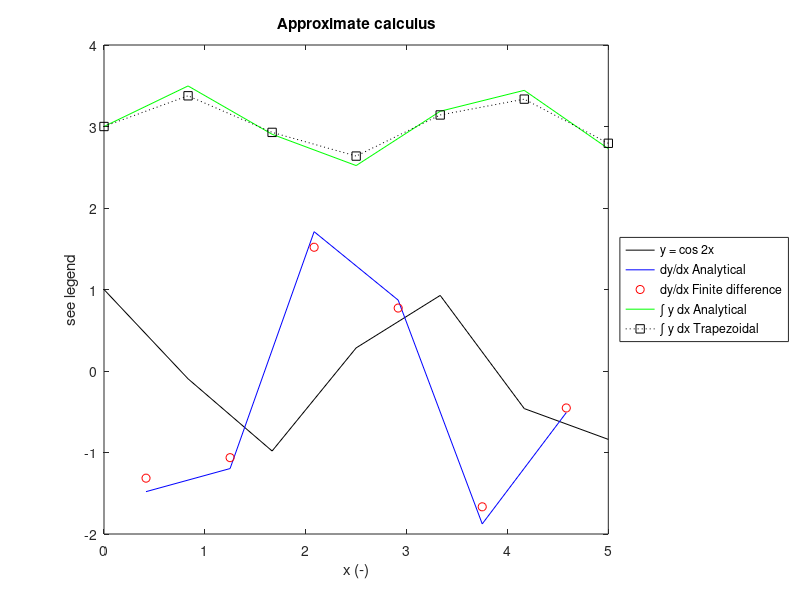

MATLAB code to generate this figure:
%% MATLAB Notes: Session 4 - Approximate methods for differentiation and integration
%
% Simon Mathias
%
% Department of Engineering
%
% Durham University
%
% <https://samathiasuk.github.io/MATLABnotes/html/MATLABcontents.html Return to main contents page>
%
%% Learning outcomes
%
% At the end of the session you should be able to:
%
% * Describe how derivatives can be approximated using finite differences.
% * Approximate the derivative of a variable using |diff|.
% * Show how finite differences link with trapezoidal integration.
% * Approximate the integral of a variable using |cumtrapz|.
%
%% Finite differences
%
%
% The basic idea about finite differences is as follows:
%
% Consider a continuous function $y=f(x)$.
%
% Now consider a set of $N$ number of discrete points along the $x$ 
% axis $x=x_1,x_2,x_3,...,x_N$.
%
% The corresponding values of $y$ can be written as $y_1,y_2,y_3,...,y_N$.
%
% Understand that $y(x=x_1)=y_1$, $y(x=x_2)=y_2$ and so on.
%
% An approximation of the derivative
% of $y$ with respect to $x$ can be obtained as follows:
%
% $\displaystyle \left. \frac{dy}{dx} \right|_{x=x_{i-1/2}} \approx
% \frac{y_i-y_{i-1}}{x_i-x_{i-1}}$ where $i = 2,3,...,N$.     
%
% The value of the derivative corresponds to the location, $x=x_{i-1/2}$
% where $x_{i-1/2}=(x_i+x_{i-1})/2$.
%
% Note that calculus is often referred to as "infinitesimal
% calculus". The infinitesimal term refers to the focus on how $y$ 
% changes over infinitesimal distances. A definition of a
% derivative can be written as follows:
%
% $\displaystyle \lim_{x_i\rightarrow x_{i-1}}\left. \frac{dy}{dx}
% \right|_{x=x_{i-1/2}} =
% \frac{y_i-y_{i-1}}{x_i-x_{i-1}}$ 
% 
%% Approximating derivatives using finite differences
%
% Consider the trigonometric equation
%
% $y = \cos 2x$
%
% Differentiating with respect to $x$ gives
%
% $\displaystyle \frac{dy}{dx} = -2\sin 2x$
%
% Creat a new script file and type:
 
% Some examples demonstrating the principal of differentiation and 
% integration using finite  differences and trapezoidal integration, 
% respectively.
 
%%
% at the top and save in an appropriate place.
%
% First we will make a series of $N$ number of equally spaced points from zero to five
% using the |linspace| command (type "help linspace" in the Command Window
% to find out more). Following from this will calculate some corresponding
% values of $y$ (where $y=\cos 2x$).
 
%Define number of points for the discretisation of x
N=7;
x=linspace(0,5,N)
%Calculate corresponding values of y
y=cos(2*x)
 
%%
% Now we will estimate the derivative using finite differences. Note that
% you can use |end| in the code to automatically identify the number of
% elements for a given dimension of an array of concern.
 
%Calculate the change in x, i.e. x(i)-x(i-1)
dx=x(1,2:end)-x(1,1:end-1)
%Calculate the change in y, i.e. y(i)-y(i-1)
dy=y(1,2:end)-y(1,1:end-1)
%Estimate the derivative with respect to x using finite difference
dydxFD=dy./dx
 
%%
% Interestingly, we have only six values of the derivative although we started with seven
% points. It is important to realise that these derivatives do not
% correspond directly to the points:
%
% $x_1,x_2,x_3,...,x_N$
%
% Rather they correspond to a different set of points:
%
% $x_{2-1/2},x_{3-1/2},x_{4-1/2},...,x_{N-1/2}$
%
% of which there are only $(N-1)$ in number.
%
% As discussed earlier, it is possible to locate this latter set of points from
%
% $x_{i-1/2}=(x_i+x_{i-1})/2$, where $i=2,3,...,N-1$
%
% Add the following to your code:
 
%Calculate the locations at which the derivatives apply
xMP=(x(1,2:end)+x(1,1:end-1))/2
 
%%
% Recall that we know the derivative is, in this case, 
% $-2\sin 2x$. So lets compare:
 
%Calculate derivative analytically at the xMP points
dydz=-2*sin(2*xMP)
 
%%
% Now lets make a plot to compare our results graphically
 
%Plot results
figure(1)
clf
plot(x,y,'k',xMP,dydz,'b',xMP,dydxFD,'ro')
legend('y = cos 2x','dy/dx Analytical','dy/dx Finite difference')
xlabel('x (-)')
ylabel('see legend')
title('Approximate calculus')
 
%%
% The accuracy is quite poor because we are using only seven
% points for our discretisation. Try running your code again with 20
% points.
%
% Although using finite difference techniques to differentiate trigonometric
% functions seems slightly trivial, we are just using these as a
% demonstration. The main point to understand is that we can use similar
% code to approximate the derivative of any function of interest.
%
%% Approximating derivatives using the diff command
%
% The |diff| command is a MATLAB command, which can be used to perform the
% above analysis in a computationally more efficient manner. Type "help
% diff" in the command window to find out more.
%
% Note that |diff(X,N,DIM)|, where |X| is the name of the array to be differenced, |N| is the number
% of times the array us to be differences, and |DIM| is the dimension of
% the array along which the differencing is to take place.
%
% To aid our demonstration of |diff|, type the following 2D array in the command window:
 
A=[1 6 5 4 3 2; 5 6 4 4 2 1; 7 8 5 1 1 2]
 
%%
% Now we are going to look at the difference between each column
 
A(:,2:end)-A(:,1:end-1)
 
%%
% The |diff| command can be used to do exactly the same thing by typing:
 
diff(A,1,2)
 
%%
% If instead we wanted to look at the difference between each row, we would
% type:
 
diff(A,1,1)
 
%%
% If we wanted to look at the difference of each difference between each
% row, we would type:
 
diff(A,2,1)
 
%%
% Go back to your script file that you created and add the following code
 
dydxFD=diff(y,1,2)./diff(x,1,2)
 
%%
% Above we have calculated the derivative in one line. Note that the |1|, 
% in the |diff| argument, is
% because we are only taking one difference and the |2| is because we want
% to difference the columns as opposed to the rows. Recall that |x| and
% |y| are row vectors.
 
%% Trapezoidal rule and its relation to finite difference
%
% Recall that integration is the reverse of differentiation. Whereas
% differentiation corresponds to finding the gradient of a line on a graph,
% integration corresponds to finding the area under a line.
%
% A simple way to approximate an integral is to apply the so-called
% trapezoidal rule. Click on this  link
% http://mathworld.wolfram.com/TrapezoidalRule.html
% TrapezoidalRule for an illustration.
%
% Recalling that integration is the reverse of differentiation. Consider
% again the finite difference approximation
%
% $\displaystyle \left. \frac{dy}{dx} \right|_{x=x_{i-1/2}} \approx
% \frac{y_i-y_{i-1}}{x_i-x_{i-1}}$ where $i = 2,3,...,N$
%
% For convenience, let us say $dy/dx=J$ such that
%
% $\displaystyle J_{i-1/2} \approx
% \frac{y_i-y_{i-1}}{x_i-x_{i-1}}$
%
% It can also be said
%
% $\displaystyle y=\int J dx$
%
% Rearranging the finite difference equation above such that $y_i$ is the
% subject of the formula we get
%
% $y_i \approx J_{i-1/2}(x_i-x_{i-1})+y_{i-1}$
%
% In the same way that $x_{i-1/2}=(x_i+x_{i-1})/2$, it can also be said
% that $J_{i-1/2}=(J_i+J_{i-1})/2$, from which it can be seen 
%
% $\displaystyle y_i \approx \left(\frac{J_{i}+J_{i-1}}{2}\right)(x_i-x_{i-1})+y_{i-1}$
%
% which is essentially a mathematical expression of the trapezoidal rule.
 
%% Approximating integrals using the trapezoidal rule
%
% Consider again the trigonometric equation
%
% $y = \cos 2x$
%
% Integrating with respect to $x$ gives
%
% $\displaystyle F = \int y dx = \frac{1}{2}\sin 2x + C$
% 
% where $C$ is an integration constant.
%
% Let us now impose the constraint that $F=3$ when $x =0$. It
% follows that $C = 3$. Therefore 
%
% $\displaystyle F = 3+\frac{1}{2}\sin 2 x$
%
% We now wish to approximate $F$ using the trapezoidal rule.
%
% From the previous discussion we can say that
%
% $\displaystyle F_i \approx \left(\frac{y_{i}+y_{i-1}}{2}\right)(x_i-x_{i-1})+F_{i-1}$
%
% To explore this further let us add the following code to our script file:
 
%Initialise a vector of zeros called Ftrapz
Ftrapz=zeros(1,N);
%Estimate the integral of y with respect to x using the trapezoidal rule
for i=2:N
    Ftrapz(1,i)=(y(1,i)+y(1,i-1))/2*(x(1,i)-x(1,i-1))+Ftrapz(1,i-1);
end
%Display result in the command window
disp(Ftrapz)
 
%%
% Now lets add some code to compare the result to the analytical solution:
 
%Calculate values F using the analytical function from notes
F=3+sin(2*x)/2
 
%%
% Note that we also need to apply our constraint $ F(x=0)=3 $ to the trapezoidal
% integration result. This can be done as follows:
 
%Apply constraint to trapezoidal integration
Ftrapz=Ftrapz-Ftrapz(1,1)+3
 
%%
% What we have done is subtracted the first value of |Ftrapz|, which 
% corresponds to $x = 0$ in this case, from all the values of |F|. We
% have then added on the correct value at $x = 0$, which according to
% our constraint, is 3.
 
%Plot results
figure(1)
hold on %Plot new results in figure(1) alongside previous results
plot(x,F,'g',x,Ftrapz,'k:s')
legend('y = cos 2x','dy/dx Analytical','dy/dx Finite difference',...
    '\int y dx Analytical','\int y dx Trapezoidal')
legend('location','eastoutside')
 
%% Approximating integrals using the cumtrapz command
%
% The |cumtrapz| command is a MATLAB command, which can be used to perform
% exactly the same analysis above in a computationally more efficient manner. Type "help
% cumtrapz" in the command window to find out more.
%
% Note that |cumtrapz(X,Y,DIM)|, where |X| is the name of the array to be 
% integrated with respect to, |Y| is the array to be integrated, and |DIM| is the dimension of
% the array along which the integrating is to take place.
%
% Add the following code to your script file to repeat the integration
% using |cumtrapz|:
 
%Use cumtrapz to integrate y with respect to x
Fcumtrapz=cumtrapz(x,y,2);
%Apply constraint
Fcumtrapz=Fcumtrapz-Fcumtrapz(1,1)+3
 
%% Classroom assignment
%
% Make a new script file and write a subfunction to both differentiate and
% integrate a given set of dependent and independent variables using |diff| 
% and |cumtrapz| (if one differentiates $y$ with respect to $x$,
% $y$ and $x$ are known as the dependent and independent variables,
% respectively).
%
% Then write some additional script to use your subfunction to 
% both differentiate and integrate the following
% functions  for $0 < x < 2$:
%
% 1) $y = 5x^2 + 2x +2$
%
% 2) $y = e^x$
%
% 3) $y = (1+x^2)^{-1}$
%
% For each equation apply a constraint such that the integrals all equal 1
% when $x = 0$.
%
% Write further code to plot your results appropriately on a single
% figure with three subplots. Compare your results with analytical results
% where possible. You may find www.wolframalpha.com useful in this respect.
% 
% An example MATLAB code, containing all of the instructions requested
% above, is given in <https://samathiasuk.github.io/MATLABnotes/MATLABsession4_Assignment.m MATLABsession4_Assignment.m>.
 
 


